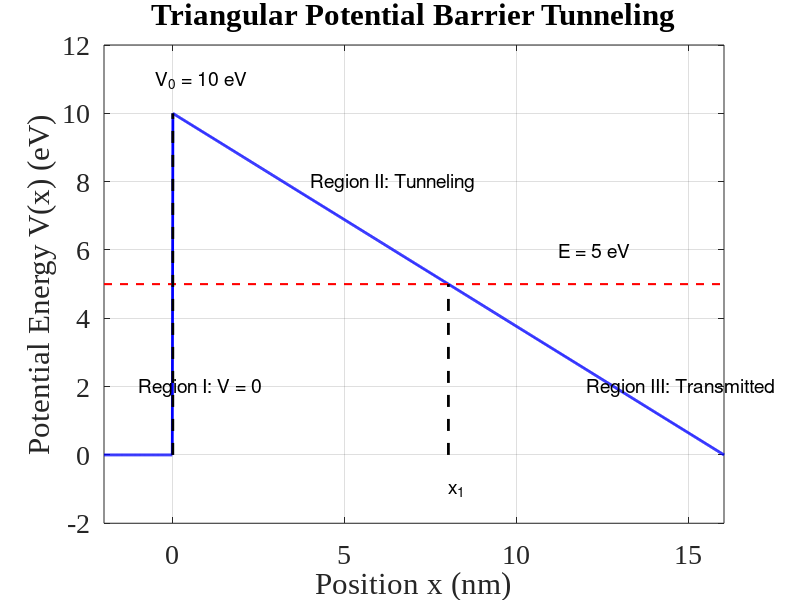

The MATLAB source for this figure:
% MATLAB script to sketch triangular potential barrier
set(0,'defaultaxesfontname','Times New Roman');
set(0,'DefaultLineLineWidth', 2);
% set(0,'DefaultFigureWindowStyle','docked');
set(0,'defaultaxesfontsize',20);

clear;

% Constants
eV_to_J = 1.60218e-19; % eV to Joules

% Parameters
V0 = 10 * eV_to_J;  % Barrier height: 10 eV in Joules
E = 5 * eV_to_J;    % Particle energy: 5 eV in Joules
F = 1e-10;          % Force in N (adjusted for nm-scale width)

% Calculate turning point
x1 = (V0 - E) / F;  % Where V(x) = E

% Position range
x = linspace(-2e-9, 2 * x1, 1000); % From -2 nm to twice the barrier width
V = zeros(size(x));

% Define potential V(x)
for i = 1:length(x)
    if x(i) < 0
        V(i) = 0;       % Region I: V = 0
    else
        V(i) = V0 - F * x(i); % Region II/III: V = V0 - Fx
        if V(i) < 0
            V(i) = 0;   % Beyond barrier, V = 0
        end
    end
end

% Convert back to eV for plotting
V_eV = V / eV_to_J;
E_eV = E / eV_to_J;
V0_eV = V0 / eV_to_J;

% Plot
figure;
plot(x * 1e9, V_eV, 'b-', 'LineWidth', 2); % x in nm, V in eV
hold on;
plot([min(x) max(x)] * 1e9, [E_eV E_eV], 'r--', 'LineWidth', 1.5); % Energy line
plot([0 0], [0 V0_eV], 'k--'); % x = 0 line
plot([x1 x1] * 1e9, [0 E_eV], 'k--'); % x1 line

% Annotations
text(-1, 2, 'Region I: V = 0', 'FontSize', 14);
text(0.5 * x1 * 1e9, 8, 'Region II: Tunneling', 'FontSize', 14);
text(1.5 * x1 * 1e9, 2, 'Region III: Transmitted', 'FontSize', 14);
text(-0.5, V0_eV + 1, 'V_0 = 10 eV', 'FontSize', 14);
text(max(x) * 1e9 * 0.7, E_eV + 1, 'E = 5 eV', 'FontSize', 14);
text(x1 * 1e9, -1, 'x_1', 'FontSize', 14);
title('Triangular Potential Barrier Tunneling');
xlabel('Position x (nm)');
ylabel('Potential Energy V(x) (eV)');
grid on;
axis([min(x) * 1e9 max(x) * 1e9 -2 12]);

% Save as PNG
saveas(gcf, 'Triangular_Barrier_Sketch.png');